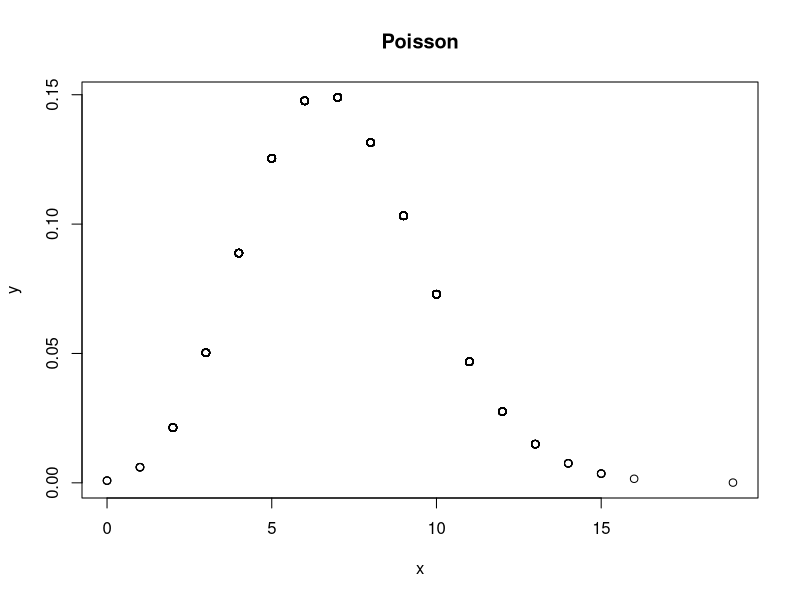
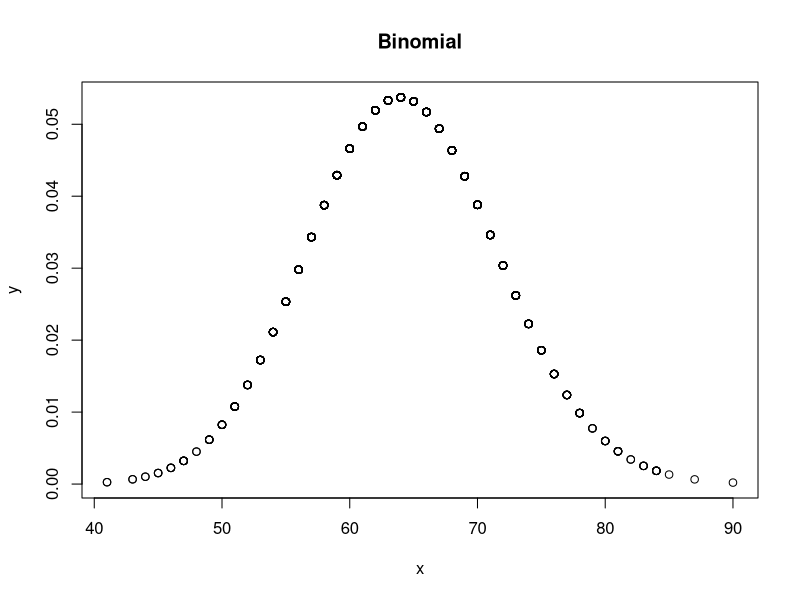
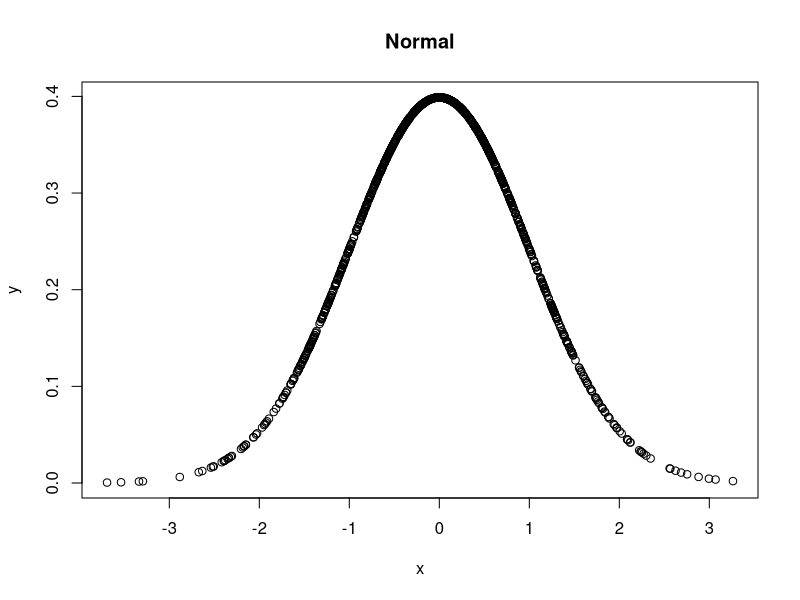
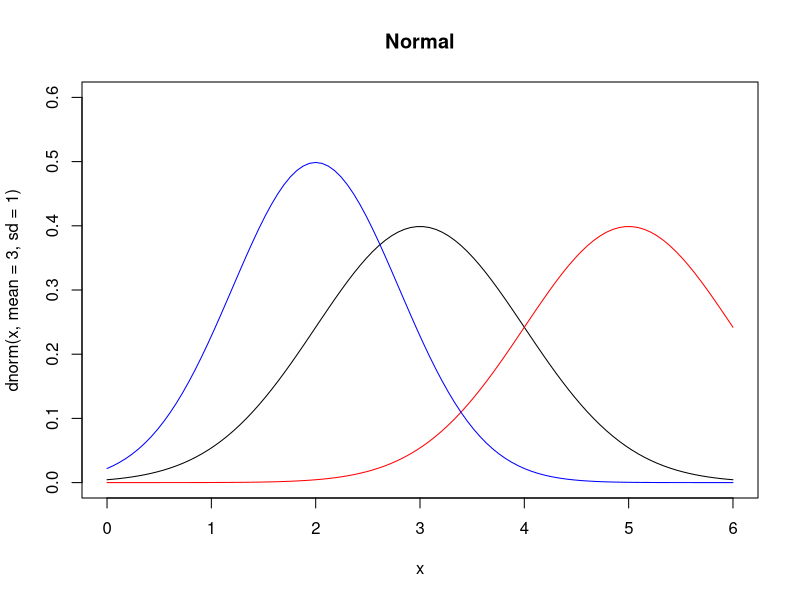
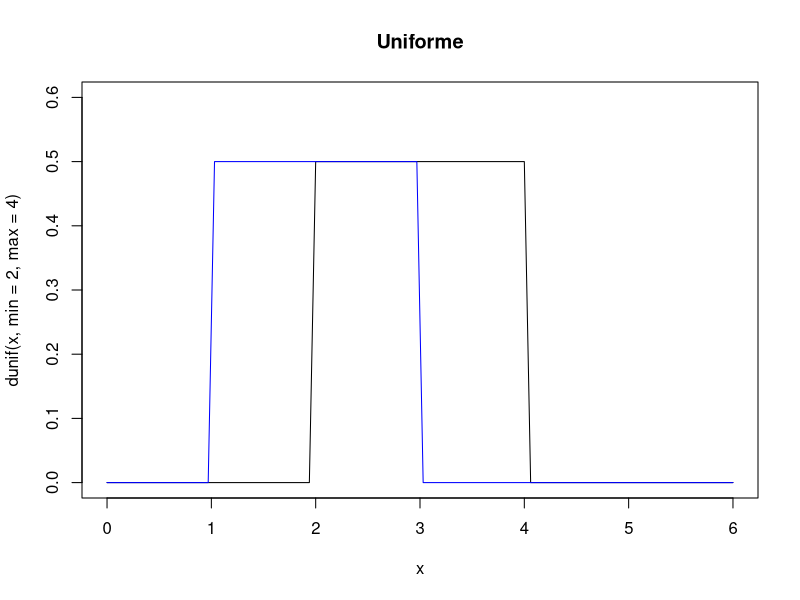
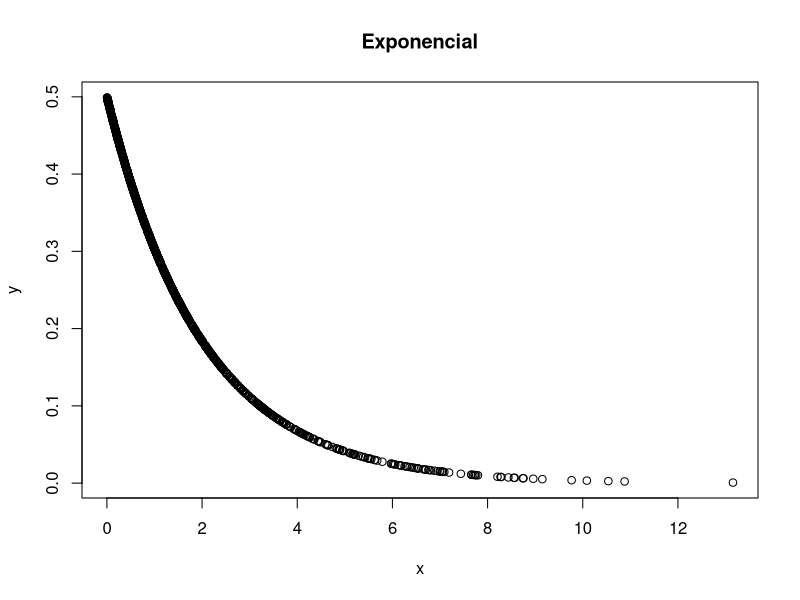
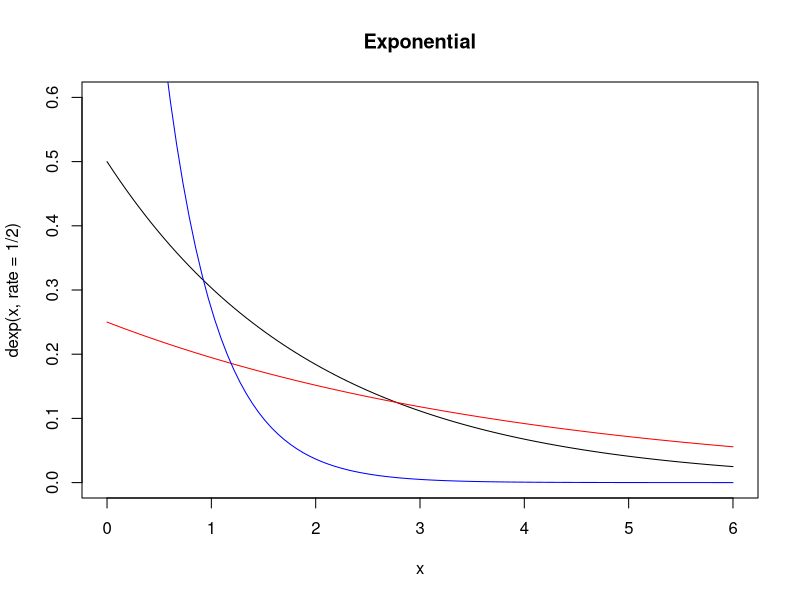
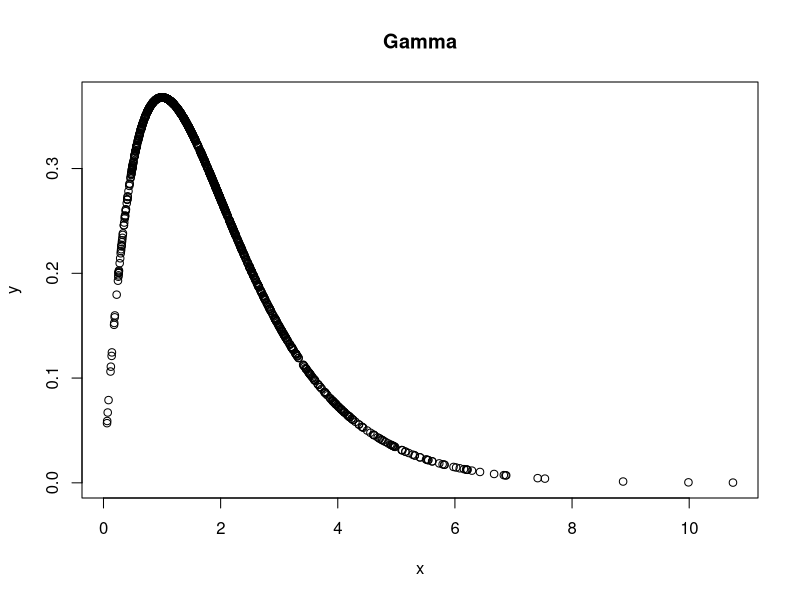

The R script that drew these images, in order:
rm(list = ls())

# 18° Distribuições de Probabilidade Discreta

# Poisson

# gerando valores aleatórios de uma Poisson
x <- rpois(n = 1000, lambda = 7)

# gerando valores da densidade da Poisson
y <- dpois(x = x, lambda = mean(x))

plot(x, y, main = "Poisson")


# Binomial

# gerando valores aleatórios de uma Binomial

x <- rbinom(n = 1000, size = 450, prob = 1/7)

# gerando valores da densidade de uma Binomial
y <- dbinom(x = x, size = 450, prob = 1/7)

plot(x, y, main = "Binomial")


# 19° Distribuições de Probabilidade Continuas

# Normal

# gerando valores aleatórios de uma Poisson
x <- rnorm(n = 1000)

# gerando valores da densidade da Poisson
y <- dnorm(x = x)

# Plot da densidade da Normal para um x de valores normais
plot(x, y, main = "Normal")

# Definindo um novo domínio para a densidade
x <- seq(from=0,to=6,length.out=100)
ylim<-c(0,0.6)

# Plot da densidade da Normal para um x qualquer
plot(x,dnorm(x,mean=3,sd=1), main="Normal", type="l", ylim=ylim) 
lines(x, dnorm(x,mean=5,sd=1), col = "red")
lines(x, dnorm(x,mean=2,sd=0.8), col = "blue")


# Uniforme

# Definindo um novo domínio para a densidade
x <- seq(from=0,to=6,length.out=100)
ylim<-c(0,0.6)

# Plot da densidade da Uniform para um x qualquer
plot(x, y = dunif(x,min=2,max=4), main="Uniforme", type="l", ylim=ylim)
lines(x, dunif(x,min=1,max=3), col = "blue")


# Exponencial

# gerando valores aleatórios de uma Exponencial
x <- rexp(n = 1000, rate = 1/2)

# gerando valores da densidade da Exponencial
y <- dexp(x,rate=1/2)

# Plot da densidade da Exponencial para um x de valores exp
plot(x, y, main = "Exponencial")

# Definindo um novo domínio para a densidade
x <- seq(from=0,to=6,length.out=100)
ylim<-c(0,0.6)

# Plot da densidade da Exponencial para um x qualquer
plot(x, y = dexp(x,rate=1/2),main="Exponential",type="l",ylim=ylim)
lines(x, dexp(x,rate=1/4), col = "red")
lines(x, dexp(x,rate=2), col = "blue")


# Gamma

# gerando valores aleatórios de uma Gamma
x <- rgamma(n = 1000, shape = 2)

# gerando valores da densidade da Gamma
y <- dgamma(x,shape=2,rate=1)

# Plot da densidade da Gamma para um x de valores gamma
plot(x, y, main = "Gamma")

# Definindo um novo domínio para a densidade
x <- seq(from=0,to=6,length.out=100)
ylim<-c(0,0.6)

# Plot da densidade da Gamma para um x qualquer
plot(x,y = dgamma(x,shape=2,rate=1),main="Gamma",type="l",ylim=ylim)
lines(x, dgamma(x,shape=4,rate=1), col = "red")
lines(x, dgamma(x,shape=1,rate=2), col = "blue")

